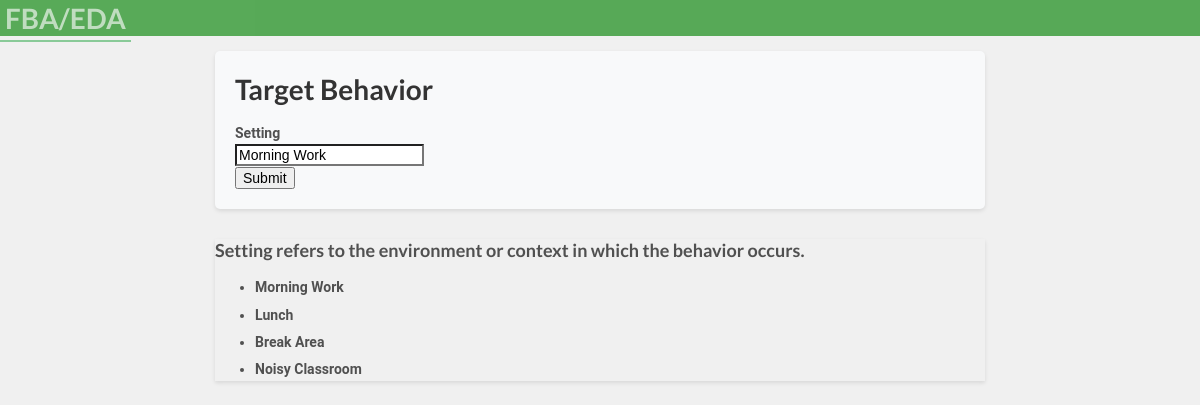
The app's page /update_setting/1/, older data.
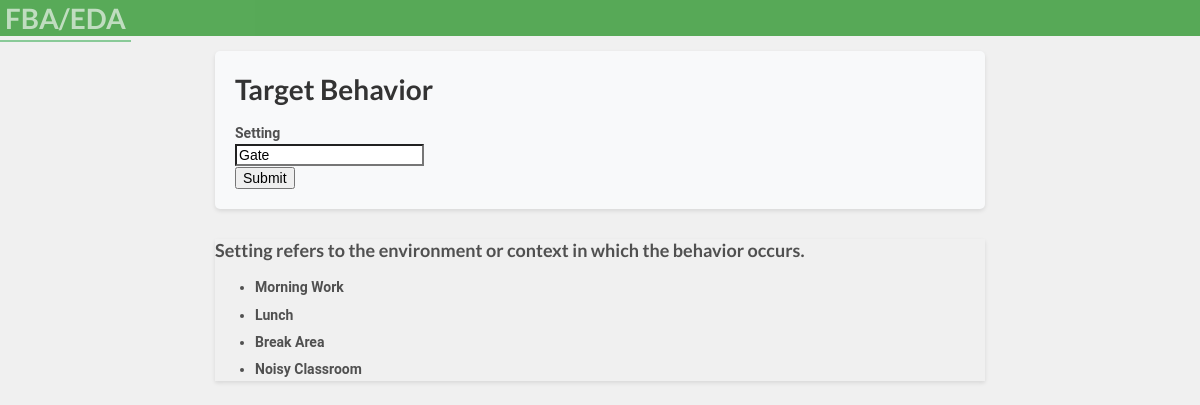
The same page, newer data.
### bip/models.py (models this page shows, shortened)
class Enviroment(models.Model):
        behaviorenviroment = models.CharField(max_length=50, null=True, blank=True,verbose_name= 'Setting')
        student= models.ForeignKey(Student,on_delete=models.CASCADE)
        user = models.ForeignKey(User, on_delete=models.CASCADE,  default=None)

### bip/views.py (the view, shortened to what this page needs)
# urls.py: path('update_setting/<pk>/',views.updateSetting,name='update_setting'),
def updateSetting(request, pk):
    enviromentupdate = Enviroment.objects.get(id=pk)
    form = CreateEnviromentForm(instance=enviromentupdate)
    context = {'form':form}
    return render(request, "bip/create_setting.html", context)

### bip/forms.py
class CreateEnviromentForm(ModelForm):
    class Meta():
        model = Enviroment
        fields = ('behaviorenviroment',)

### bip/context_processors.py (called while the page is built)
def user_context(request):
    user = get_user(request)
    return {'user': user}

### bip/templates/bip/create_setting.html (shortened to what this page needs)
{% extends 'partials/base.html' %}
{% block content %}
{% load crispy_forms_tags %}
<body>
  <div class="container my-4">
    <div class="form-section">
      <h1 class="text-center">Target Behavior</h1>
      <form method="POST" class="behavior-form">
        <div class="row">
          <div class="col-md-6 mb-3">
            <b>{{ form.behaviorenviroment | as_crispy_field }}</b>
          </div>
        </div>
        <button type="submit" class="btn btn-success btn-block">Submit</button>
      </form>
    </div>
    <div class="card border mb-3">
      <div class="card-body">
        <h3>Setting refers to the environment or context in which the behavior occurs.</h3>
        <ul class="behavior-examples">
          <li><b>Morning Work</b> </li>
          <li><b>Lunch</b> </li>
          <li><b>Break Area</b> </li>
          <li><b>Noisy Classroom</b> </li>
        </ul>
      </div>
    </div>
  </div>
</body>
{% endblock %}

Row changes from the older to the newer data that the page shows:
changed Enviroment: behaviorenviroment "Morning Work" → "Gate"
